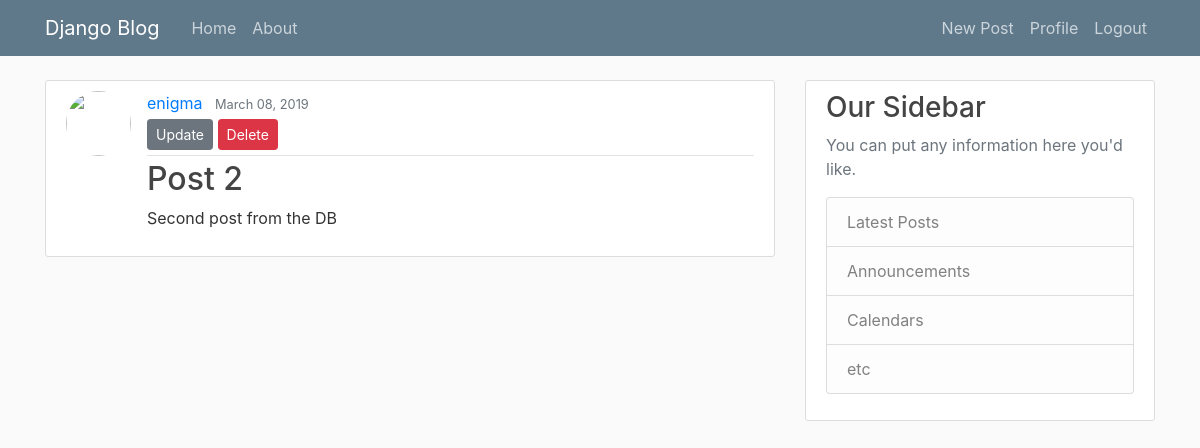
Before: /post/2/ (signed in) with the older database file.
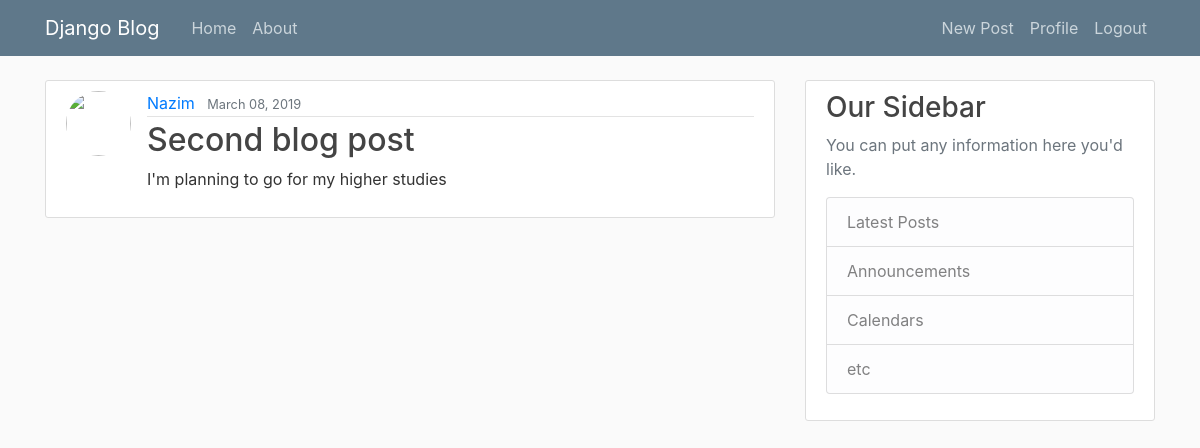
After: the same page with the newer database file.
### blog/models.py (models this page shows, shortened)
class Post(models.Model):
    title = models.CharField(max_length=100)
    content = models.TextField()
    date_posted = models.DateTimeField(default=timezone.now)
    author = models.ForeignKey(User,on_delete=models.CASCADE)

### blog/views.py (the view)
# urls.py: path('post/<int:pk>/',PostDetailView.as_view(),name='post-detail'),
class PostDetailView(DetailView):
    model = Post

### blog/templates/blog/post_detail.html
{% extends 'blog/base.html' %}
{% block content %}
<article class="media content-section">
        <img class="rounded-circle article-img" src="{{object.author.profile.image.url}}" alt="">
              <div class="media-body">
                <div class="article-metadata">
                  <a class="mr-2" href="#">{{ object.author }}</a>
                  <small class="text-muted">{{ object.date_posted | date:"F d, Y"}}</small>
               {% if object.author == user %}
                <div>
                  <a class="btn btn-secondary btn-sm mt-1 mb-1" href="{% url 'post-update' object.id %}">Update</a>
                  <a class="btn btn-danger btn-sm mt-1 mb-1" href="{% url 'post-delete' object.id %}">Delete</a>
                </div>
                {% endif %}
                </div>
                <h2 class="article-title">{{ object.title }}</h2>
                <p class="article-content">{{ object.content }}</p>
              </div>
      </article>
{% endblock content %}

Changed rows visible on the page:
changed Post: author "enigma" → "Nazim"; title "Post 2" → "Second blog post"; content "Second post from the DB" → "I'm planning to go for my higher studies"; author_id 1 → 3 (drawn)
Other visible differences:
text no longer shown: "Update Delete"
